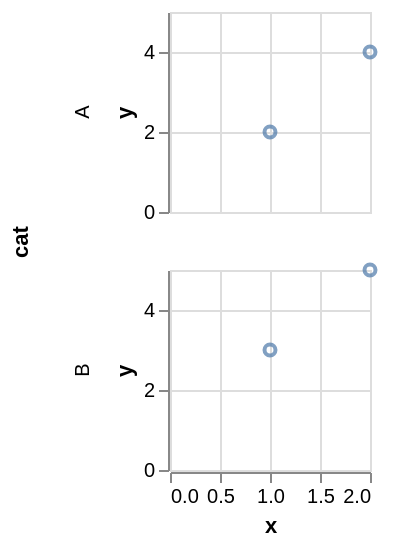

Describe this chart as a Vega-Lite specification.
### Vega-Lite specification from a JSON file in a GitHub repository (floating-point values rounded to 4 significant figures)
{"$schema": "https://vega.github.io/schema/vega-lite/v6.json", "width": 100, "height": 100, "padding": 5, "autosize": "pad", "data": {"name": "table", "values": [{"cat": "A", "x": 1, "y": 2}, {"cat": "A", "x": 2, "y": 4}, {"cat": "B", "x": 1, "y": 3}, {"cat": "B", "x": 2, "y": 5}]}, "mark": "point", "encoding": {"x": {"field": "x", "type": "quantitative"}, "y": {"field": "y", "type": "quantitative"}, "row": {"field": "cat", "type": "nominal"}}}
